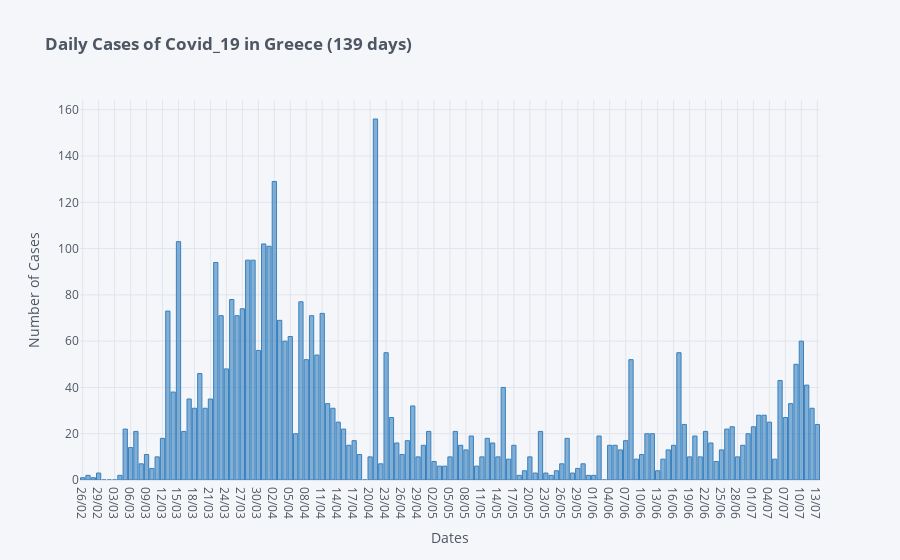

The code cell stored with this chart in its notebook:
### Markdown cell above
## Daily Cases

### Code cell
df['Daily Cases'].iplot(kind='bar', color='blue',
                        xTitle='Dates', yTitle='Number of Cases',
                        title='<b>Daily Cases of Covid_19 in Greece ('+str(len(df['Total Cases']))+' days)</b>')

### Figure 1 — Plotly figure (JSON) as saved in the notebook; plotly's stock layout.template omitted (floating-point values rounded to 4 significant figures; data arrays with more than 128 entries replaced by an {"elided": "..."} marker saying what was removed)
{"data": [{"marker": {"color": "rgba(55, 128, 191, 0.6)", "line": {"color": "rgba(55, 128, 191, 1.0)", "width": 1}}, "name": "Daily Cases", "orientation": "v", "text": "", "type": "bar", "x": {"elided": "139 str values"}, "y": {"elided": "139 int values"}}], "layout": {"legend": {"bgcolor": "#F5F6F9", "font": {"color": "#4D5663"}}, "paper_bgcolor": "#F5F6F9", "plot_bgcolor": "#F5F6F9", "title": {"font": {"color": "#4D5663"}, "text": "<b>Daily Cases of Covid_19 in Greece (139 days)</b>"}, "xaxis": {"gridcolor": "#E1E5ED", "showgrid": true, "tickfont": {"color": "#4D5663"}, "title": {"font": {"color": "#4D5663"}, "text": "Dates"}, "zerolinecolor": "#E1E5ED"}, "yaxis": {"gridcolor": "#E1E5ED", "showgrid": true, "tickfont": {"color": "#4D5663"}, "title": {"font": {"color": "#4D5663"}, "text": "Number of Cases"}, "zerolinecolor": "#E1E5ED"}}}
